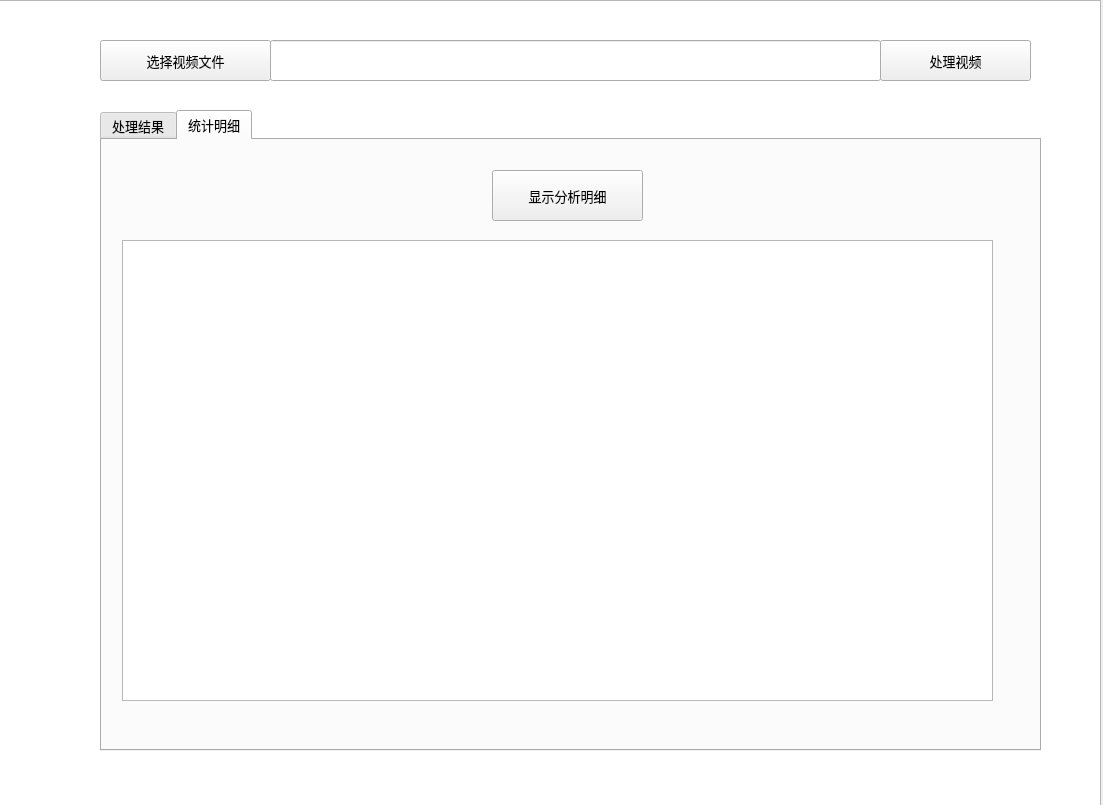
<?xml version="1.0" encoding="UTF-8"?>
<ui version="4.0">
 <class>SelectVideoFun</class>
 <widget class="QWidget" name="SelectVideoFun">
  <property name="geometry">
   <rect>
    <x>0</x>
    <y>0</y>
    <width>1103</width>
    <height>805</height>
   </rect>
  </property>
  <property name="font">
   <font>
    <family>黑体</family>
    <pointsize>10</pointsize>
   </font>
  </property>
  <property name="windowTitle">
   <string>SelectVideoFun</string>
  </property>
  <widget class="QPushButton" name="pushButton">
   <property name="geometry">
    <rect>
     <x>100</x>
     <y>40</y>
     <width>171</width>
     <height>41</height>
    </rect>
   </property>
   <property name="text">
    <string>选择视频文件</string>
   </property>
  </widget>
  <widget class="QLineEdit" name="lineEdit">
   <property name="geometry">
    <rect>
     <x>270</x>
     <y>40</y>
     <width>611</width>
     <height>41</height>
    </rect>
   </property>
  </widget>
  <widget class="QPushButton" name="deal">
   <property name="geometry">
    <rect>
     <x>880</x>
     <y>40</y>
     <width>151</width>
     <height>41</height>
    </rect>
   </property>
   <property name="text">
    <string>处理视频</string>
   </property>
  </widget>
  <widget class="QTabWidget" name="tabWidget">
   <property name="geometry">
    <rect>
     <x>100</x>
     <y>110</y>
     <width>941</width>
     <height>641</height>
    </rect>
   </property>
   <property name="styleSheet">
    <string notr="true"/>
   </property>
   <property name="currentIndex">
    <number>1</number>
   </property>
   <widget class="QWidget" name="tab">
    <attribute name="title">
     <string>处理结果</string>
    </attribute>
    <widget class="QPushButton" name="show">
     <property name="geometry">
      <rect>
       <x>370</x>
       <y>40</y>
       <width>121</width>
       <height>41</height>
      </rect>
     </property>
     <property name="text">
      <string>显  示</string>
     </property>
    </widget>
    <widget class="QSpinBox" name="spinBox">
     <property name="geometry">
      <rect>
       <x>490</x>
       <y>40</y>
       <width>71</width>
       <height>41</height>
      </rect>
     </property>
    </widget>
    <widget class="QScrollArea" name="scrollArea">
     <property name="geometry">
      <rect>
       <x>40</x>
       <y>170</y>
       <width>401</width>
       <height>391</height>
      </rect>
     </property>
     <property name="widgetResizable">
      <bool>true</bool>
     </property>
     <widget class="QWidget" name="scrollAreaWidgetContents">
      <property name="geometry">
       <rect>
        <x>0</x>
        <y>0</y>
        <width>399</width>
        <height>389</height>
       </rect>
      </property>
     </widget>
    </widget>
    <widget class="QLabel" name="label">
     <property name="geometry">
      <rect>
       <x>190</x>
       <y>100</y>
       <width>61</width>
       <height>41</height>
      </rect>
     </property>
     <property name="text">
      <string>处理前</string>
     </property>
    </widget>
    <widget class="QLabel" name="label_2">
     <property name="geometry">
      <rect>
       <x>640</x>
       <y>110</y>
       <width>91</width>
       <height>31</height>
      </rect>
     </property>
     <property name="text">
      <string>处理后</string>
     </property>
    </widget>
    <widget class="QScrollArea" name="scrollArea_2">
     <property name="geometry">
      <rect>
       <x>480</x>
       <y>170</y>
       <width>400</width>
       <height>391</height>
      </rect>
     </property>
     <property name="widgetResizable">
      <bool>true</bool>
     </property>
     <widget class="QWidget" name="scrollAreaWidgetContents_2">
      <property name="geometry">
       <rect>
        <x>0</x>
        <y>0</y>
        <width>398</width>
        <height>389</height>
       </rect>
      </property>
     </widget>
    </widget>
   </widget>
   <widget class="QWidget" name="tab_2">
    <attribute name="title">
     <string>统计明细</string>
    </attribute>
    <widget class="QTextBrowser" name="textBrowser">
     <property name="geometry">
      <rect>
       <x>20</x>
       <y>100</y>
       <width>871</width>
       <height>461</height>
      </rect>
     </property>
    </widget>
    <widget class="QPushButton" name="showde">
     <property name="geometry">
      <rect>
       <x>390</x>
       <y>30</y>
       <width>151</width>
       <height>51</height>
      </rect>
     </property>
     <property name="text">
      <string>显示分析明细</string>
     </property>
    </widget>
   </widget>
  </widget>
  <widget class="QListView" name="listView">
   <property name="geometry">
    <rect>
     <x>-10</x>
     <y>0</y>
     <width>1111</width>
     <height>811</height>
    </rect>
   </property>
   <property name="styleSheet">
    <string notr="true">border-image: url(:/TrafficCon/image/back3.jpg);</string>
   </property>
  </widget>
  <zorder>listView</zorder>
  <zorder>tabWidget</zorder>
  <zorder>pushButton</zorder>
  <zorder>lineEdit</zorder>
  <zorder>deal</zorder>
 </widget>
 <layoutdefault spacing="6" margin="11"/>
 <tabstops>
  <tabstop>pushButton</tabstop>
  <tabstop>lineEdit</tabstop>
  <tabstop>deal</tabstop>
  <tabstop>textBrowser</tabstop>
  <tabstop>tabWidget</tabstop>
  <tabstop>spinBox</tabstop>
  <tabstop>show</tabstop>
  <tabstop>scrollArea</tabstop>
  <tabstop>scrollArea_2</tabstop>
 </tabstops>
 <resources>
  <include location="TrafficCon.qrc"/>
 </resources>
 <connections>
  <connection>
   <sender>pushButton</sender>
   <signal>clicked()</signal>
   <receiver>SelectVideoFun</receiver>
   <slot>getVideoPath()</slot>
   <hints>
    <hint type="sourcelabel">
     <x>140</x>
     <y>64</y>
    </hint>
    <hint type="destinationlabel">
     <x>39</x>
     <y>101</y>
    </hint>
   </hints>
  </connection>
  <connection>
   <sender>deal</sender>
   <signal>clicked()</signal>
   <receiver>SelectVideoFun</receiver>
   <slot>dealVideo()</slot>
   <hints>
    <hint type="sourcelabel">
     <x>863</x>
     <y>69</y>
    </hint>
    <hint type="destinationlabel">
     <x>943</x>
     <y>97</y>
    </hint>
   </hints>
  </connection>
  <connection>
   <sender>show</sender>
   <signal>clicked()</signal>
   <receiver>SelectVideoFun</receiver>
   <slot>showPic()</slot>
   <hints>
    <hint type="sourcelabel">
     <x>472</x>
     <y>216</y>
    </hint>
    <hint type="destinationlabel">
     <x>356</x>
     <y>88</y>
    </hint>
   </hints>
  </connection>
  <connection>
   <sender>showde</sender>
   <signal>clicked()</signal>
   <receiver>SelectVideoFun</receiver>
   <slot>showDetail()</slot>
   <hints>
    <hint type="sourcelabel">
     <x>569</x>
     <y>188</y>
    </hint>
    <hint type="destinationlabel">
     <x>1077</x>
     <y>121</y>
    </hint>
   </hints>
  </connection>
 </connections>
 <slots>
  <slot>getVideoPath()</slot>
  <slot>dealVideo()</slot>
  <slot>showPic()</slot>
  <slot>showDetail()</slot>
 </slots>
</ui>
